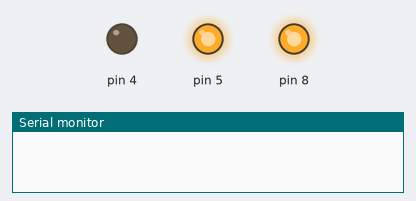
Bench run of a sketch on a simulated Arduino Mega 2560, built with avr-gcc and run on an emulated ATmega2560. Parts: output pins drawn as LEDs (lit = HIGH), the last lines printed to the serial monitor. The modem accepts every AT command (registered, SIM ready, sends succeed) and sends nothing else.

Above: at 0.1 s.
At 3.1 s:
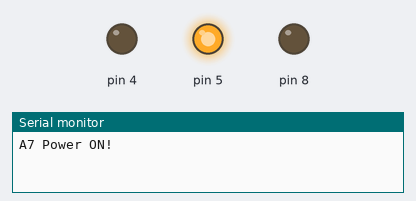
Timing chart, 0 to 4.6 s (numbered marks = the images above):
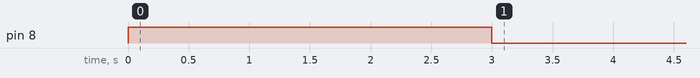

The sketch:

gpsTrack.ino
```cpp
unsigned long previousMillis = 0;
const long interval = 1000;
char dataBits;
String receivedData;
String latitude="15.045563";
String longitude="120.67267";
String serial_no = "imeds0001";
void setup()
{
	Serial.begin(115200);
	Serial1.begin(115200);
  pinMode(4, OUTPUT);
  pinMode(5, OUTPUT);
  pinMode(8,OUTPUT);
  digitalWrite(5, HIGH);
  digitalWrite(4, LOW);
  digitalWrite(8, HIGH);
  delay(3000);
  digitalWrite(8, LOW);
  Serial.println("A7 Power ON!");
  delay(3000);
//  std::numeric_limits<float>::digits10;
Serial1.println("AT+GPS=0");
}

void loop()
{
//  if(Serial1.available()){
//    while(Serial1.available()){
//      dataBits = Serial1.read();
//      receivedData += dataBits;
//    }
//  //  Serial.print(receivedData);
//  }
// unsigned long currentMillis = millis();
// if (currentMillis - previousMillis >= interval) {
//    previousMillis = currentMillis;
//    getGPSValue();
//    delay(3000);
//    receivedData = "";
// }

sendLocationData();

}

void sendLocationData(){
  Serial.println("Sending Coordinates.");
  Serial1.println("AT");
  delay(2000);
  Serial1.println("AT+CPIN?");
  delay(2000);
  Serial1.println("AT+CREG?");
  delay(2000);
  Serial1.println("AT+CGATT?");
  delay(2000);
  Serial1.println("AT+CIPMUX=0");
  delay(2000);
  Serial1.println("AT+CSTT=\"http.globe.com.ph\",\"\",\"\"");
  delay(2000);
  Serial1.println("AT+CIICR");
  delay(2000);
  Serial1.println("AT+CIFSR");
  delay(2000);
  Serial1.println("AT+CIPSTART=\"TCP\",imeds-hau.esy.es,80");
  delay(4000);
  Serial1.println("AT+CIPSEND");
  delay(2000);
  String location = "GET http://imeds-hau.esy.es/api/v1/storelocation/"+latitude+"/"+longitude+"/"+serial_no;
  Serial1.println(location);
  delay(2000);
  Serial1.println((char)26);
  delay(2000);
  Serial1.println("AT+CIPSHUT");
}

void getGPSValue(){
  Serial.println("Getting GPS Location");
  Serial1.println("AT+GPS=1");
  delay(2000);
  Serial1.println("AT+LOCATION=2");
  delay(2000);
  int findLocation = receivedData.indexOf("LOCATION");
  if(findLocation > 0){
    String data = receivedData.substring(findLocation+11);
    int findComma = data.indexOf(",");
    if(findComma > 0){
      Serial.print("Comma value: ");
      Serial.println(findComma);
      String latitudeValue = data.substring(3,findComma);
      latitude = latitudeValue;
      Serial.print("Latitude: ");
      Serial.println(latitude);
      String longitudeValue = data.substring(findComma+1);
      longitude = longitudeValue;
      Serial.print("Longitude: ");
      Serial.println(longitude);
      findComma = 0;
     // sendLocationData();
    } else {Serial.println("Couldn't find GPS Location!");}
  }
}
```
